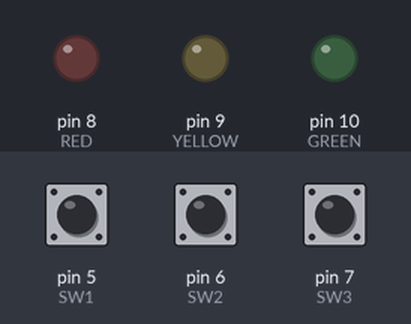
Recording of a sketch running on a simulated Arduino Uno, built with avr-gcc and run on an emulated ATmega328P. Shown: output pins drawn as LEDs (lit = HIGH). Dashed ring = blinking. The test bench sets the inputs (shaded band); at power-on: pin 6 (SW2) LOW, pin 5 (SW1) LOW, pin 7 (SW3) LOW.

Above: at 1.4 s.
1.5 s: pin 6 (SW2) pulled HIGH for 0.2 s
At 2.22 s:
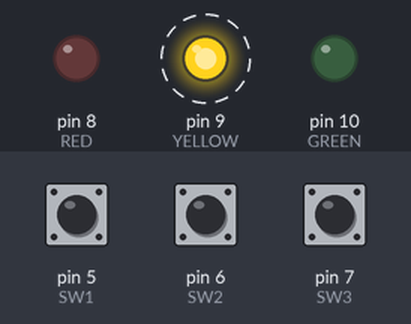
4.7 s: pin 5 (SW1) pulled HIGH for 3.2 s
At 9.0 s:
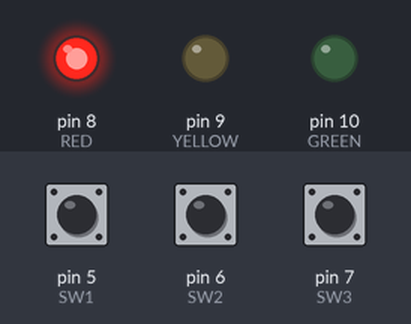
9.4 s: pin 7 (SW3) pulled HIGH for 3.2 s
At 12.8 s:
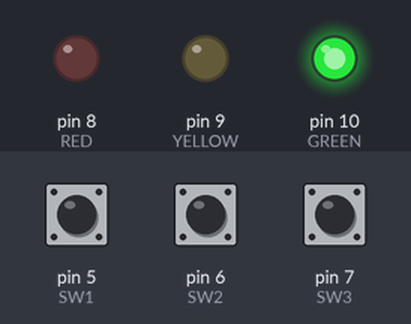
15.6 s: pin 7 (SW3) pulled HIGH for 0.2 s
At 16.4 s:
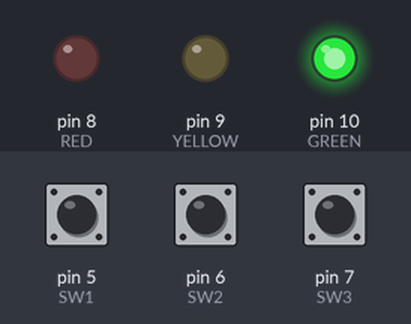
18.8 s: pin 7 (SW3) pulled HIGH for 1 s
At 19.36 s:
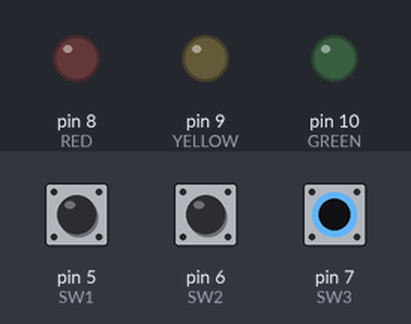
22.8 s: pin 5 (SW1) driven HIGH and pin 6 (SW2) driven HIGH
At 23.56 s:
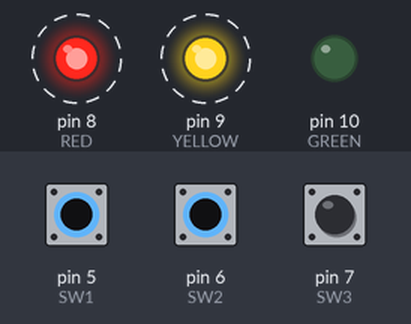
Timing chart, 0 to 26.8 s (numbered marks = the images above; inputs shaded):
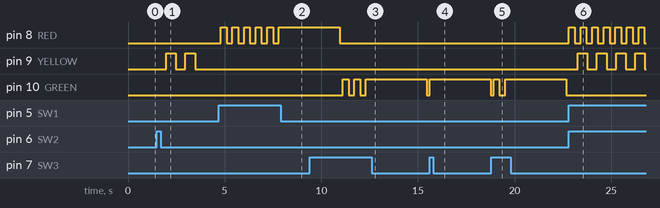

The sketch:

LAB9.ino
```cpp
#include <Arduino_FreeRTOS.h>
#include "queue.h"
#include "semphr.h"
#define RED 8
#define GREEN 10
#define YELLOW 9
#define SW1 5
#define SW2 6
#define SW3 7
SemaphoreHandle_t redMutex, greenMutex;
QueueHandle_t redQueue, yellowQueue, greenQueue;

void setup()
{
    Serial.begin(9600);
    redQueue = xQueueCreate(1, sizeof(bool));
    yellowQueue = xQueueCreate(1, sizeof(bool));
    greenQueue = xQueueCreate(1, sizeof(bool));
    redMutex = xSemaphoreCreateMutex();
    greenMutex = xSemaphoreCreateMutex();
    xSemaphoreGive(redMutex);
    xSemaphoreGive(greenMutex);
    xTaskCreate(redSwitch, "redSwitch", 64, NULL, 1, NULL);
    xTaskCreate(yellowSwitch, "redSwitch", 64, NULL, 1, NULL);
    xTaskCreate(greenSwitch, "redSwitch", 64, NULL, 1, NULL);
    xTaskCreate(red, "red", 64, NULL, 1, NULL);
    xTaskCreate(yellow, "yellow", 64, NULL, 1, NULL);
    xTaskCreate(green, "green", 64, NULL, 1, NULL);
}
void redSwitch(void *value)
{
    pinMode(SW1, INPUT);
    while (true)
    {
        if (digitalRead(SW1))
        {
            xQueueSend(redQueue, NULL, 0);
        }
        vTaskDelay(20);
    }
}
void yellowSwitch(void * value)
{
    pinMode(SW2, INPUT);
    while (true)
    {
        if (digitalRead(SW2) && xSemaphoreTake(redMutex, 0) && xSemaphoreTake(greenMutex, 0))
        {
            xSemaphoreGive(redMutex);
            xSemaphoreGive(greenMutex);
            xQueueSend(yellowQueue, NULL, 0);
        }
        vTaskDelay(20);
    }
}
void greenSwitch(void * value)
{
    pinMode(SW3, INPUT);
    while (true)
    {
        if (digitalRead(SW3) && xSemaphoreTake(redMutex, 0))
        {
            xSemaphoreGive(redMutex);
            xQueueSend(greenQueue, NULL, 0);
        }
        vTaskDelay(20);
    }
}
void red(void * value)
{
    pinMode(RED, OUTPUT);
    while (true)
    {
        if(xQueueReceive(redQueue, NULL, pdMS_TO_TICKS(3000)))
        {
            digitalWrite(RED, !digitalRead(RED));
        }
        else
        {
            digitalWrite(RED, LOW);
        }
        if(digitalRead(RED))
        {
            xSemaphoreTake(redMutex, 0);
        }
        else
        {
            xSemaphoreGive(redMutex);
        }
        vTaskDelay(10);
    }
}
void yellow(void * value)
{
    pinMode(YELLOW, OUTPUT);
    while (true)
    {
        if (xQueueReceive(yellowQueue, NULL, 0))
        {
            digitalWrite(YELLOW, HIGH);
            vTaskDelay(pdMS_TO_TICKS(500));
            digitalWrite(YELLOW, LOW);
            vTaskDelay(pdMS_TO_TICKS(500));
            digitalWrite(YELLOW, HIGH);
            vTaskDelay(pdMS_TO_TICKS(500));
            digitalWrite(YELLOW, LOW);
        }
        vTaskDelay(pdMS_TO_TICKS(500));
    }
}
void green(void * value)
{
    pinMode(GREEN, OUTPUT);
    while (true)
    {
        if(xQueueReceive(greenQueue, NULL, pdMS_TO_TICKS(3000)))
        {
            digitalWrite(GREEN, !digitalRead(GREEN));
        }
        else
        {
            digitalWrite(GREEN, LOW);
        }
        if(digitalRead(GREEN))
        {
            xSemaphoreTake(greenMutex, 0);
        }
        else
        {
            xSemaphoreGive(greenMutex);
        }
        vTaskDelay(10);
    }
}
void loop() {}
```

Measured:
- after the input at 1.5 s, pin 9 (YELLOW): alternates HIGH for 0.50 s and LOW for 0.50 s, 4 changes in all, then stays LOW, starting after 0.48 s
- after the input at 4.7 s, pin 8 (RED): alternates HIGH for 0.30 s and LOW for 0.30 s, 11 changes in all, then stays HIGH, starting after 0.10 s
- after the input at 9.4 s, pin 10 (GREEN): goes HIGH 0.30 s, LOW 0.30 s, HIGH 0.30 s, LOW 0.30 s, HIGH 3.2 s, then LOW, starting after 1.7 s
- after the input at 15.6 s, pin 10 (GREEN): LOW → HIGH at once, → LOW 3.2 s later
- after the input at 18.8 s, pin 10 (GREEN): LOW → HIGH after 0.11 s, → LOW 0.30 s later, → HIGH 0.30 s later, → LOW 3.2 s later
- after the input at 22.8 s, pin 8 (RED): alternates HIGH for 0.30 s and LOW for 0.30 s, starting at once; pin 9 (YELLOW): alternates HIGH for 0.50 s and LOW for 0.50 s, starting after 0.47 s
